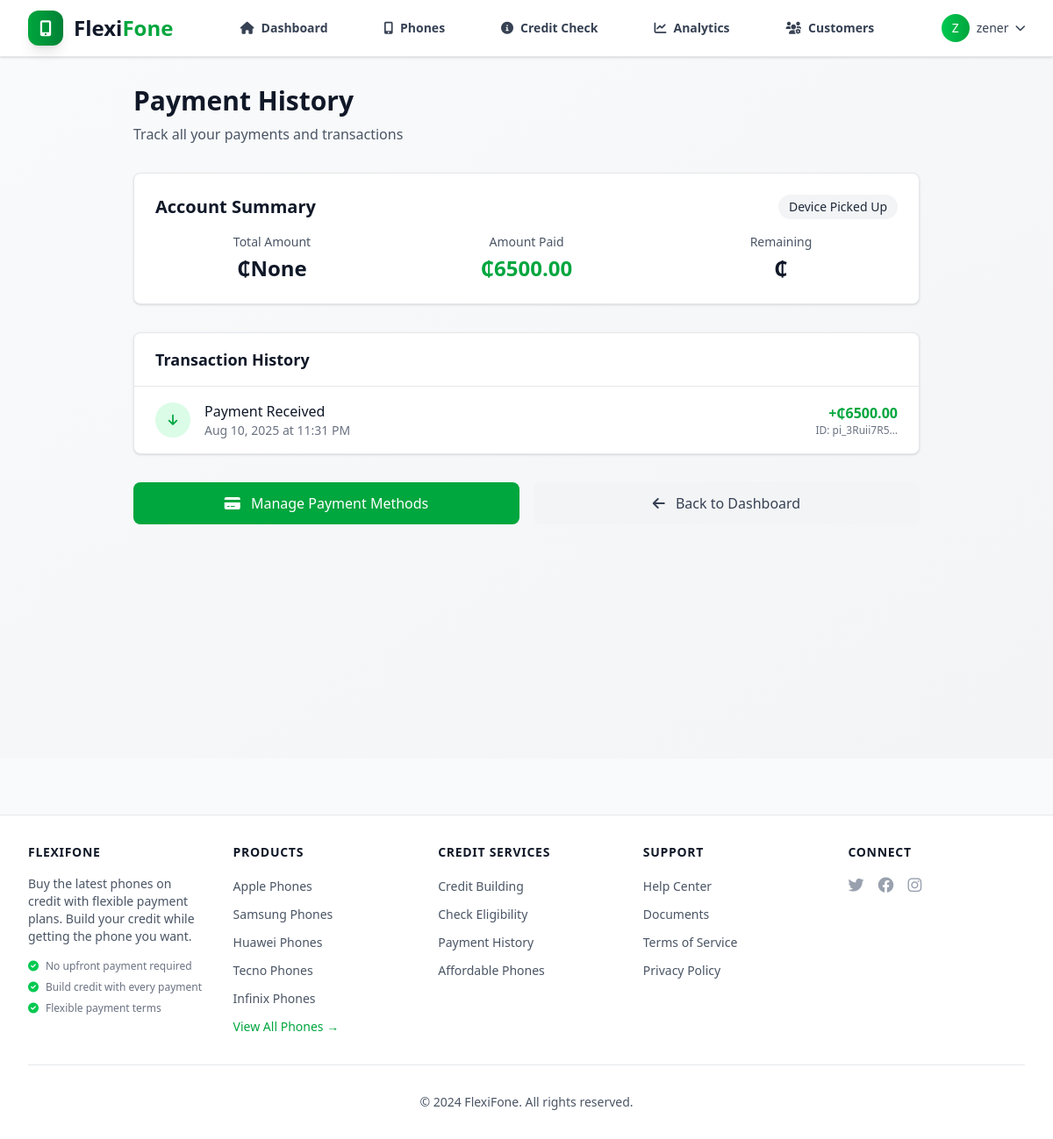
Before: /accounts/payment-history/ (signed in) with the older database file.
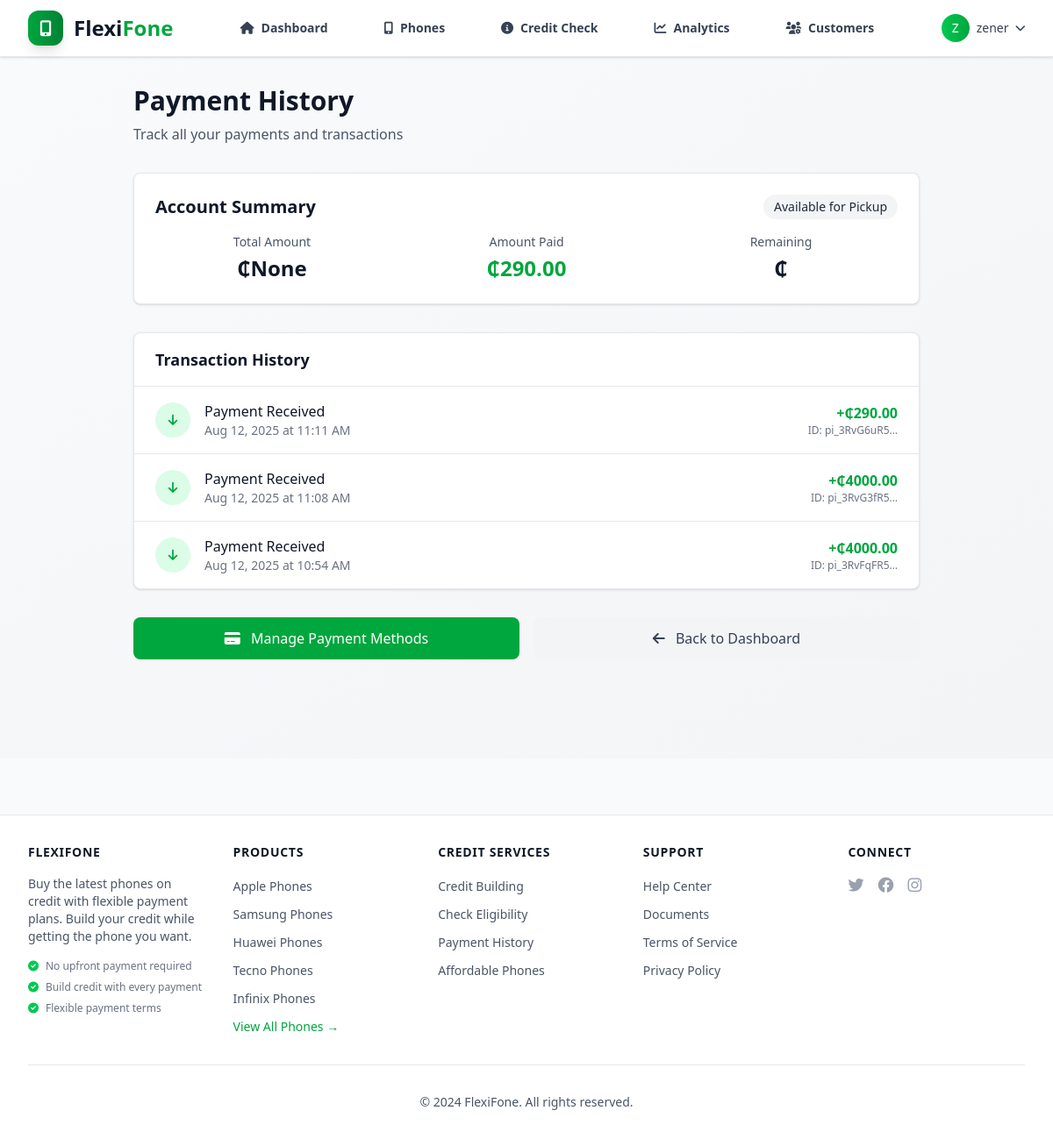
After: the same page with the newer database file.
### accounts/models.py (models this page shows, shortened)
class CreditAccount(models.Model):
    class AccountType(models.TextChoices):
        SAVINGS = 'SAVINGS', 'Save-to-Own'
        CREDIT = 'CREDIT', 'Buy Now, Pay Later'
    class Status(models.TextChoices):
        PENDING = 'PENDING', 'Pending Approval'
        ACTIVE = 'ACTIVE', 'Active'
        COMPLETED = 'COMPLETED', 'Plan Completed'
        AVAILABLE_FOR_PICKUP = 'AVAILABLE_FOR_PICKUP', 'Available for Pickup'
        PICKED_UP = 'PICKED_UP', 'Device Picked Up'
        CLOSED = 'CLOSED', 'Plan Closed'
        REPAYING = 'REPAYING', 'Repaying'
        OVERDUE = 'OVERDUE', 'Overdue'
        PAID_OFF = 'PAID_OFF', 'Paid Off'
        DECLINED = 'DECLINED', 'Declined'
    user = models.OneToOneField(
        User, on_delete=models.CASCADE, related_name='credit_account')
    phone = models.ForeignKey('phones.Phone', on_delete=models.PROTECT, null=True, blank=True)
    balance = models.DecimalField(
        max_digits=10, decimal_places=2, default=0.00)
    account_type = models.CharField(
        max_length=10, choices=AccountType.choices, default=AccountType.CREDIT)
    status = models.CharField(
        max_length=25, choices=Status.choices, default=Status.PENDING)
    loan_amount = models.DecimalField(
        max_digits=10, decimal_places=2, null=True, blank=True)
    installment_amount = models.DecimalField(
        max_digits=10, decimal_places=2, null=True, blank=True)
    installment_count = models.IntegerField(
        default=12, help_text="Number of installments")
    interest_rate = models.DecimalField(
        max_digits=5, decimal_places=2, default=0.00)
    next_payment_due_date = models.DateField(null=True, blank=True)
    last_payment_date = models.DateField(null=True, blank=True)
    accepted_terms = models.BooleanField(default=False)
    accepted_at = models.DateTimeField(null=True, blank=True)
    created_at = models.DateTimeField(auto_now_add=True)
    updated_at = models.DateTimeField(auto_now=True)
    completed_at = models.DateTimeField(null=True, blank=True, help_text="When the plan was completed")
    pickup_notified_at = models.DateTimeField(null=True, blank=True, help_text="When pickup notification was sent")
    pickup_location = models.CharField(max_length=255, default="FlexiFone Shop, Tamale, Gumbihini", help_text="Pickup location")
    pickup_instructions = models.TextField(blank=True, help_text="Special pickup instructions")
    is_active_plan = models.BooleanField(default=True, help_text="Whether this is the user's active plan")
    admin_marked_ready_at = models.DateTimeField(null=True, blank=True, help_text="When admin marked device ready for pickup")
    admin_marked_by = models.ForeignKey('User', null=True, blank=True, on_delete=models.SET_NULL, related_name='marked_accounts', help_text="Admin who marked device ready")
    user_confirmed_pickup_at = models.DateTimeField(null=True, blank=True, help_text="When user confirmed device pickup")
    pickup_confirmation_method = models.CharField(max_length=50, blank=True, help_text="How pickup was confirmed: dashboard, phone, in_person")
    sms_sent_at = models.DateTimeField(null=True, blank=True, help_text="When SMS notification was sent")
    email_sent_at = models.DateTimeField(null=True, blank=True, help_text="When email notification was sent")

class Transaction(models.Model):
    class TransactionType(models.TextChoices):
        PAYMENT = 'PAYMENT', 'Payment'
        REFUND = 'REFUND', 'Refund'
        FEE = 'FEE', 'Fee'
        LATE_FEE = 'LATE_FEE', 'Late Fee'
    account = models.ForeignKey(
        CreditAccount, on_delete=models.CASCADE, related_name='transactions')
    amount = models.DecimalField(max_digits=10, decimal_places=2)
    transaction_type = models.CharField(
        max_length=10, choices=TransactionType.choices, default=TransactionType.PAYMENT)
    timestamp = models.DateTimeField(auto_now_add=True)
    transaction_id = models.CharField(
        max_length=100, unique=True)  # From payment gateway
    description = models.CharField(max_length=255, blank=True)
    stripe_payment_intent = models.CharField(
        max_length=255, blank=True, null=True)

### accounts/views.py (the view)
# urls.py: path('payment-history/', payment_history_view, name='payment_history'),
@login_required
def payment_history_view(request):
    try:
        credit_account = request.user.credit_account
        transactions = Transaction.objects.filter(
            account=credit_account).order_by('-timestamp')
    except CreditAccount.DoesNotExist:
        credit_account = None
        transactions = []
    context = {
        'credit_account': credit_account,
        'transactions': transactions,
    }
    return render(request, 'payment_history.html', context)

### accounts/models.py (called while the page is built)
    def get_full_name(self):
        return f"{self.first_name} {self.last_name}".strip() or self.username

    def get_display_name(self):
        if self.first_name:
            return self.first_name
        return self.username

### templates/payment_history.html (shortened to what the changed rows need)
{% extends 'base.html' %}
{% block content %}
<div class="max-w-4xl mx-auto">
    <div class="mb-8">
        <h1 class="text-3xl font-bold text-gray-900 mb-2">Payment History</h1>
    </div>
    {% if credit_account %}
        <div class="bg-white rounded-lg shadow-sm border border-gray-200 p-6 mb-8">
            <div class="flex items-center justify-between mb-4">
                <h2 class="text-xl font-semibold text-gray-900">Account Summary</h2>
                <span class="px-3 py-1 text-sm font-medium rounded-full
                    {% if credit_account.status == 'ACTIVE' %}bg-green-100 text-green-800
                    {% elif credit_account.status == 'REPAYING' %}bg-blue-100 text-blue-800
                    {% elif credit_account.status == 'OVERDUE' %}bg-red-100 text-red-800
                    {% else %}bg-gray-100 text-gray-800{% endif %}">
                    {{ credit_account.get_status_display }}
                </span>
            </div>
            <div class="grid grid-cols-1 md:grid-cols-3 gap-6">
                <div class="text-center">
                    <p class="text-sm text-gray-600 mb-1">Total Amount</p>
                    <p class="text-2xl font-bold text-gray-900">₵{{ credit_account.loan_amount }}</p>
                </div>
                <div class="text-center">
                    <p class="text-sm text-gray-600 mb-1">Amount Paid</p>
                    <p class="text-2xl font-bold text-green-600">₵{{ credit_account.balance }}</p>
                </div>
                <div class="text-center">
                    <p class="text-sm text-gray-600 mb-1">Remaining</p>
                    <p class="text-2xl font-bold text-gray-900">₵{{ credit_account.loan_amount|add:"-"|add:credit_account.balance }}</p>
                </div>
            </div>
        </div>
        <div class="bg-white rounded-lg shadow-sm border border-gray-200">
            <div class="px-6 py-4 border-b border-gray-200">
                <h3 class="text-lg font-semibold text-gray-900">Transaction History</h3>
            </div>
            {% if transactions %}
                <div class="divide-y divide-gray-200">
                    {% for transaction in transactions %}
                        <div class="px-6 py-4 hover:bg-gray-50 transition-colors">
                            <div class="flex items-center justify-between">
                                <div class="flex items-center space-x-4">
                                    <div class="w-10 h-10 rounded-full flex items-center justify-center
                                        {% if transaction.transaction_type == 'PAYMENT' %}bg-green-100 text-green-600
                                        {% elif transaction.transaction_type == 'CHARGE' %}bg-red-100 text-red-600
                                        {% else %}bg-gray-100 text-gray-600{% endif %}">
                                        {% if transaction.transaction_type == 'PAYMENT' %}
                                            <i class="fas fa-arrow-down text-sm"></i>
                                        {% elif transaction.transaction_type == 'CHARGE' %}
                                            <i class="fas fa-arrow-up text-sm"></i>
                                        {% else %}
                                            <i class="fas fa-exchange-alt text-sm"></i>
                                        {% endif %}
                                    </div>
                                    <div>
                                        <p class="font-medium text-gray-900">
                                            {% if transaction.transaction_type == 'PAYMENT' %}
                                                Payment Received
                                            {% elif transaction.transaction_type == 'CHARGE' %}
                                                Payment Due
                                            {% else %}
                                                {{ transaction.description|default:"Transaction" }}
                                            {% endif %}
                                        </p>
                                        <p class="text-sm text-gray-500">{{ transaction.timestamp|date:"M d, Y" }} at {{ transaction.timestamp|date:"g:i A" }}</p>
                                    </div>
                                </div>
                                <div class="text-right">
                                    <p class="font-semibold text-gray-900
                                        {% if transaction.transaction_type == 'PAYMENT' %}text-green-600
                                        {% elif transaction.transaction_type == 'CHARGE' %}text-red-600
                                        {% endif %}">
                                        {% if transaction.transaction_type == 'PAYMENT' %}+{% endif %}₵{{ transaction.amount }}
                                    </p>
                                    {% if transaction.transaction_id %}
                                        <p class="text-xs text-gray-500">ID: {{ transaction.transaction_id|truncatechars:12 }}</p>
                                    {% endif %}
                                </div>
                            </div>
                        </div>
                    {% endfor %}
                </div>
            {% endif %}
        </div>
        <div class="mt-8 flex flex-col sm:flex-row gap-4">
            <a href="{% url 'accounts:manage_payments' %}"
               class="flex-1 bg-green-600 text-white px-6 py-3 rounded-lg font-medium hover:bg-green-700 transition-colors text-center">
                <i class="fas fa-credit-card mr-2"></i>
                Manage Payment Methods
            </a>
            <a href="{% url 'accounts:dashboard' %}"
               class="flex-1 bg-gray-100 text-gray-700 px-6 py-3 rounded-lg font-medium hover:bg-gray-200 transition-colors text-center">
                <i class="fas fa-arrow-left mr-2"></i>
                Back to Dashboard
            </a>
        </div>
    {% endif %}
</div>
{% endblock %}

Changed rows visible on the page:
removed CreditAccount: status "Device Picked Up", loan_amount "None", balance "6500.00"
removed Transaction: transaction_type "PAYMENT" (drawn)
added CreditAccount: status "Available for Pickup", loan_amount "None", balance "290.00"
added Transaction: transaction_type "PAYMENT" (drawn)
added Transaction: transaction_type "PAYMENT" (drawn)
added Transaction: transaction_type "PAYMENT" (drawn)
